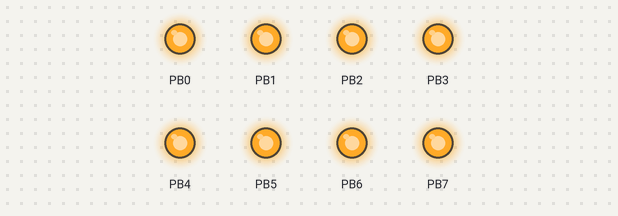
A program run on a simulated ATmega328P, built with avr-gcc and emulated at 16 MHz. Shown: output pins drawn as LEDs (lit = HIGH).

Above: at 0.2 s.
At 1.2 s:
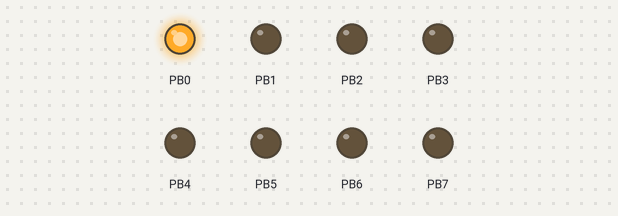
At 2.2 s:
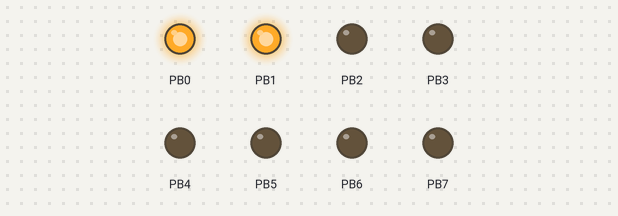
At 4.2 s:
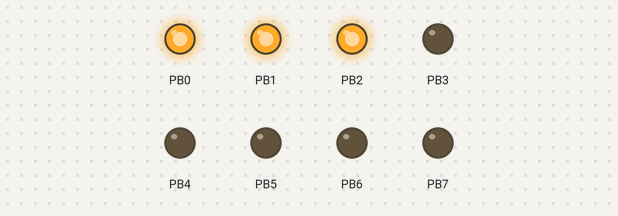
At 6.2 s:
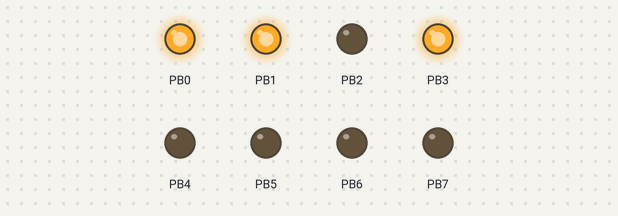
At 8.7 s:
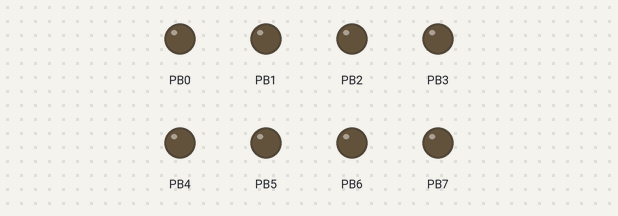
Timing chart, 0 to 9.2 s (numbered marks = the images above):
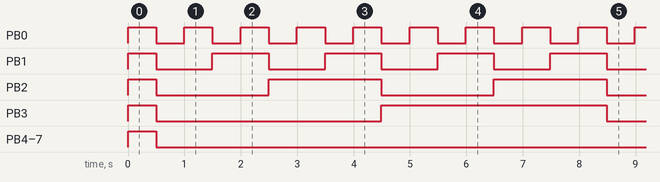

Measured:
- by itself, PB0: alternates HIGH for 0.50 s and LOW for 0.50 s
- by itself, PB1: repeats every 2.0 s: LOW 1.0 s, HIGH 1.0 s
- by itself, PB2: repeats every 4.0 s: LOW 2.0 s, HIGH 2.0 s
- by itself, PB3: repeats every 8.0 s: LOW 4.0 s, HIGH 4.0 s
- by itself, PB4–7: LOW → HIGH at 0.00 s, → LOW 0.50 s later

The program:

main.c
```c
// Encabezado (Libraries)
#define F_CPU 16000000

#include <avr/io.h>
#include <avr/interrupt.h>

uint8_t     counter_10ms;
/****************************************/
// Function prototypes
void setup();
void initTMR0();

/****************************************/
// Main Function
int main(void)
{
	setup();

	while (1)
	{
	}
}
/****************************************/
// NON-Interrupt subroutines
void setup()
{
	cli();
	DDRB    = 0xFF;     // Configurar PORTB como salida
	PORTB   = 0xFF;     // Configurar PORTB como encendido
	counter_10ms = 0;
	initTMR0();
	sei();
}

void initTMR0()
{
	TCCR0A  = 0;
	TCCR0B  |= (1 << CS02) | (1 << CS00);
	TCNT0   = 100;
	TIMSK0  = (1 << TOIE0);
}
/****************************************/
// Interrupt routines

ISR(TIMER0_OVF_vect)
{
	TCNT0 = 100;
	counter_10ms++;
	if (counter_10ms == 50)
	{
		PORTB++;
		PORTB &= 0x0F;
		counter_10ms = 0;
	}
}
```
